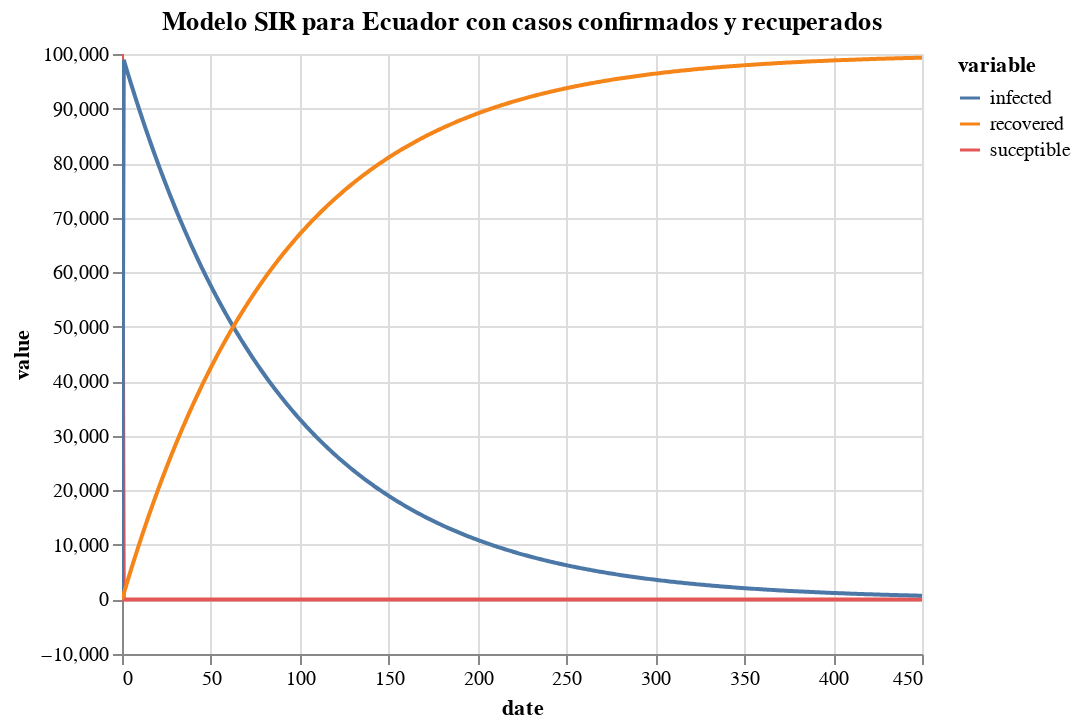

Notebook source saved alongside this figure:
### Markdown cell above
- Con este conjunto de datos procedemos a graficarlos, para poder ver la diferencia que existe al usar la primera función y la segunda función

### Code cell
alt.Chart(df_cr.melt('date')).mark_line().encode(
    x='date',
    y=alt.Y('value'),
    color='variable'
).properties(
    title='Modelo SIR para Ecuador con casos confirmados y recuperados'
).interactive()

### Figure 1 — Vega-Lite specification as saved in the notebook (floating-point values rounded to 4 significant figures; data arrays with more than 128 entries replaced by an {"elided": "..."} marker saying what was removed)
{"config": {"view": {"continuousWidth": 400, "continuousHeight": 300}}, "data": {"name": "data-886316046c88e35a5cb6ca05615fe582"}, "mark": "line", "encoding": {"color": {"type": "nominal", "field": "variable"}, "x": {"type": "quantitative", "field": "date"}, "y": {"type": "quantitative", "field": "value"}}, "selection": {"selector011": {"type": "interval", "bind": "scales", "encodings": ["x", "y"]}}, "title": "Modelo SIR para Ecuador con casos confirmados y recuperados", "$schema": "https://vega.github.io/schema/vega-lite/v4.8.1.json", "datasets": {"data-886316046c88e35a5cb6ca05615fe582": {"elided": "1353 records"}}}
